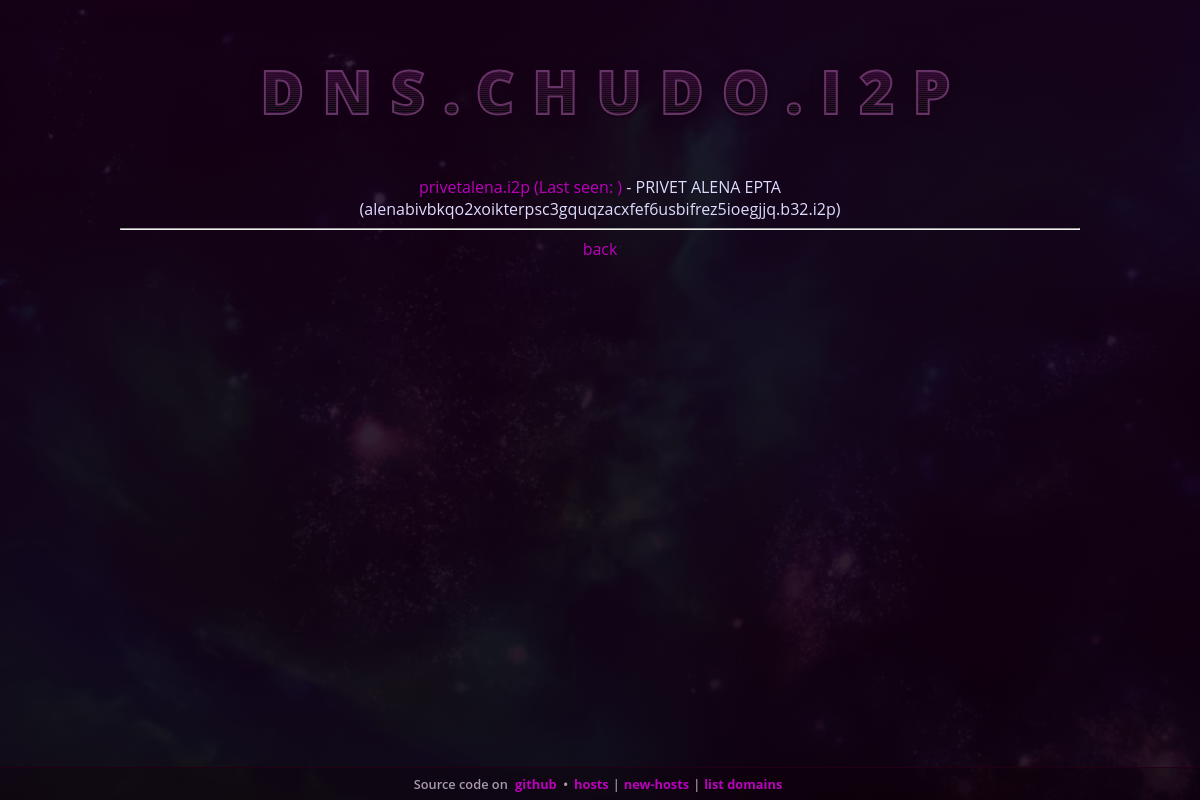
The app's page /request.php?d=privetalena.i2p with its own data.
### tables this page shows
CREATE TABLE `domains` (
  `host` varchar(255) DEFAULT NULL,
  `description` text DEFAULT NULL,
  `b64` text DEFAULT NULL
);

### classes/addressbook_class_mysql.php (called while the page is built, shortened)
<?php
	require_once("base64_class.php");
	class addressbook_service{
		protected function escapeString($t,$is_sqlite=false){
			return $this->db->real_escape_string($t);
		}
		public function __construct(){
			$this->db = new mysqli(DB_HOST, DB_USER, DB_PASS, DB_DB);
		}
		protected function createTablesIfNotExists(){
			$this->db->query('CREATE TABLE IF NOT EXISTS domains (host varchar(255), description TEXT, b64 TEXT);');
			$this->db->query('CREATE TABLE IF NOT EXISTS tmp_files (host varchar(255), namefile varchar(255));');
		}
		public function getDomain($domain){
			$domain = $this->escapeString($domain);
			$results = $this->db->query("SELECT * FROM domains where host LIKE '%$domain%'");
			$ret=array();
			while ($row = $results->fetch_array()) {
			    $ret[] = $row;
			}
			return $ret;
		}
	};
?>

### classes/base64_class.php (called while the page is built, shortened)
<?php
class b32_b64 {
  private $b64Trans = array("-" => "+", "~" => "/");
  private $b32alphabet = 'abcdefghijklmnopqrstuvwxyz234567';
  private function b32encode(string $data): string
  {
    $data = str_split($data);
    $binary = implode("", array_map(function ($character) {
      return sprintf("%08b", ord($character));
    }, $data));
    $binary = str_split($binary, 5);
    $last = array_pop($binary);
    if (null !== $last) {
      $binary[] = str_pad($last, 5, "0", STR_PAD_RIGHT);
    }
    $encoded = implode("", array_map(function ($fivebits) {
      $index = bindec($fivebits);
      return $this->b32alphabet[$index];
    }, $binary));
    return $encoded;
  }
  public function b32from64(string $data): string
  {
    $bytes = base64_decode(strtr($data, $this->b64Trans));
    return $this->b32encode(hash('sha256', $bytes, true));
  }
}

### request.php (the view, shortened to what this page needs)
<?php include('templates/header.php');?>
<?php
function request(){
		require_once("classes/base64_class.php");
		require_once('classes/addressbook_class_mysql.php');
		$test = new addressbook_service();
		if ( isset($_GET['d']) ){
			echo "<div id='domains'>";
			$domains=$test->getDomain($_GET['d']);
			foreach( $domains as $value){
				$host=$value['host'];
				$b64=$value['b64'];
				$desc=$value['description'];
				$b32 = (new b32_b64())->b32from64($b64) . ".b32.i2p";
				$last_online="";
				echo "<a href='http://$host/?i2paddresshelper=$b64'>$host (Last seen: $last_online)</a> - $desc  <br/>($b32)<hr/>";
			}
			echo "<a href=index.php>back</a>";
			echo "</div>";
			return true;
		}
}
request();
?>
<?php include('templates/footer.php');?>

### css/css.css (style rules this page uses)
html, body { min-height: 100%; }
html { color: #ddf; background: linear-gradient(to bottom, rgba(24,0,24,.85), rgba(16,0,16,.9)), url(chudo.webp) center center no-repeat; background-size: 100% 100%, cover; }
body { margin: 5% 10% 48px; font-size: 12pt; font-family: Open Sans, Ubuntu Sans, Segoe UI, sans-serif; }
a:link, a:visited { color:#b0b; text-decoration: none; }
#domains { text-align:center; }

### records on screen
domains: host "privetalena.i2p", description "PRIVET ALENA EPTA", b64 "alenabivbkqo2xoikterpsc3gquqzacxfef6usbifrez5ioegjjq.b32.i2p"

### other values on screen
BRANDNAME "DNS.CHUDO.I2P"
